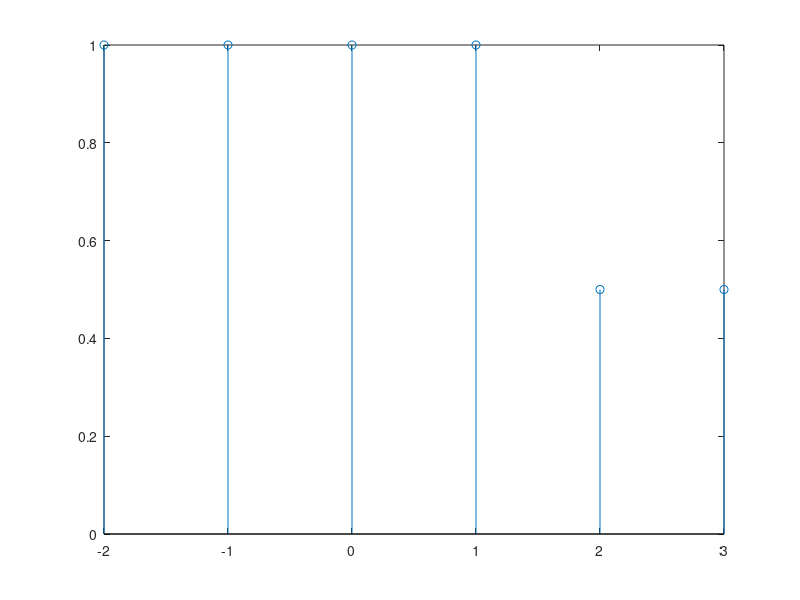
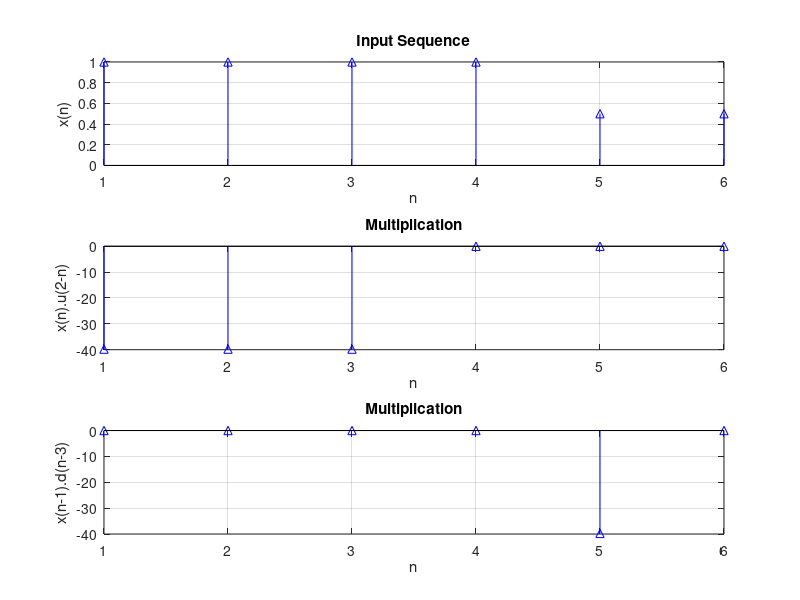

MATLAB code for these plots, in order:
x=[1,1,1,1,0.5,0.5];
n=[-1:1:4];
% Defining Parameters
n0=n-1;
x1=stem(n0,x);
n1 = 2-n;
n2 = n-3;
u = n1>0;
d = n2==0;

figure;
subplot(3,1,1);stem(x,'-b^');title('Input Sequence');
xlabel('n');ylabel('x(n)');grid on;

subplot(3,1,2);stem(x1*u,'-b^');title('Multiplication');
xlabel('n');ylabel('x(n).u(2-n)');grid on;

subplot(3,1,3);stem(x1*d,'-b^');title('Multiplication');
xlabel('n');ylabel('x(n-1).d(n-3)');grid on;